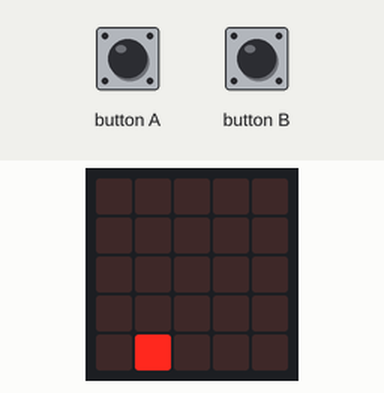
The program below on a simulated BBC micro:bit (MakeCode). Shown: the board's 5×5 LED display. The inputs (shaded band) are chosen by the test bench. Random numbers come from a fixed seed; the run ends where the board's game-over animation would start. At 3.7 s the program stops and its outputs stay as they are.

Above: at 1.2 s.
1.3 s: button A pressed for 0.15 s
At 1.71 s:
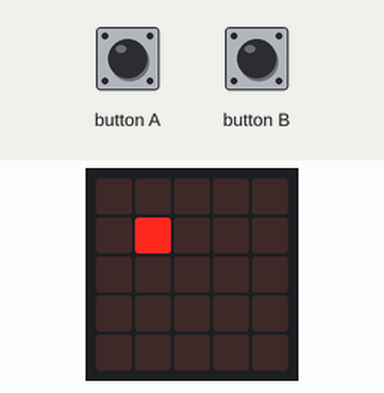
2.0 s: button B pressed for 0.15 s
At 2.5 s:
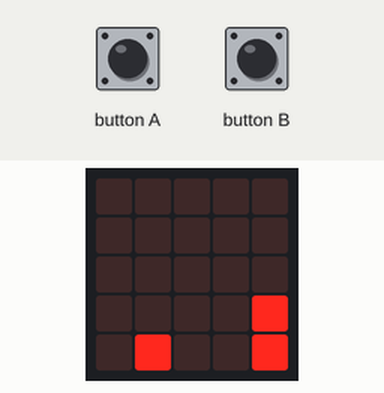
At 4.2 s:
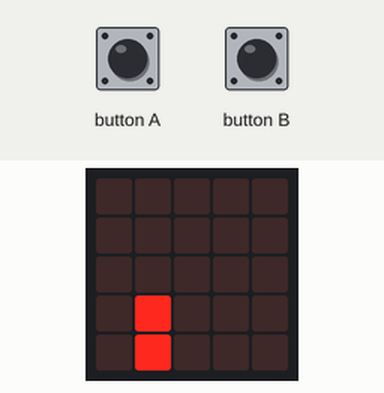
Timing chart, 0 to 5.2 s (numbered marks = the images above; inputs shaded):
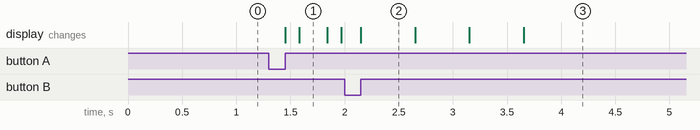

The program:

main.ts
```typescript
input.onButtonPressed(Button.A, function () {
    速度 = -2
    while (速度 < 0) {
        block.change(LedSpriteProperty.Y, 速度)
        速度 += 1
        basic.pause(130)
    }
    while (block.get(LedSpriteProperty.Y) < 4) {
        block.change(LedSpriteProperty.Y, 速度)
        速度 += 1
        basic.pause(130)
    }
})
input.onButtonPressed(Button.B, function () {
    while (true) {
        仙人掌 = game.createSprite(4, 4)
        仙人掌2 = game.createSprite(4, 3)
        for (let index = 0; index < 5; index++) {
            basic.pause(500)
            仙人掌.change(LedSpriteProperty.X, -1)
            仙人掌2.change(LedSpriteProperty.X, -1)
            if (仙人掌.isTouching(block) || 仙人掌2.isTouching(block)) {
                game.gameOver()
            }
        }
        仙人掌.delete()
        仙人掌2.delete()
        basic.pause(randint(500, 1500))
    }
})
let 仙人掌2: game.LedSprite = null
let 仙人掌: game.LedSprite = null
let 速度 = 0
let block: game.LedSprite = null
basic.clearScreen()
block = game.createSprite(1, 4)
```

test.ts
```typescript
// 在這裡測試；當此封包作為擴充功能時，將不會編譯此內容。
```

Measured:
- after the input at 1.3 s, the display: first changes after 0.15 s (image 1 shows a later state)
- after the input at 2.0 s, the display: changes after 0.15 s (image 2)
- what the display in image 2 shows lasts 0.5 s, from 2.2 s to 2.7 s
